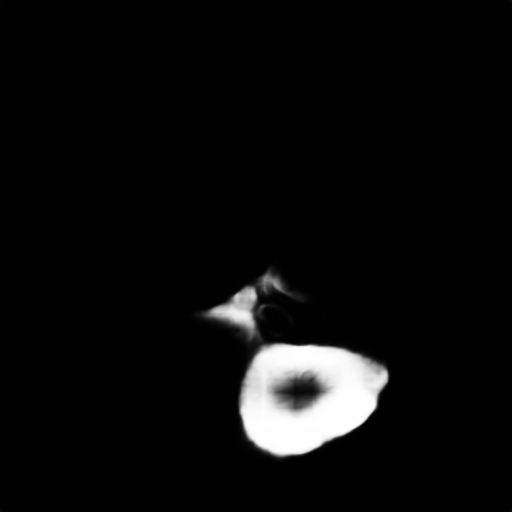
#> input picture 571.png, 512 x 512 px
$ python kmean_liver.py   (older library calls are emulated)
#> lines starting #> are read from the running program, lines starting #| are printed output that depends on the picture; after the words box and inside, x2 and y2 are one past the last pixel; in counts of white or black regions, pixels touching at a corner belong together
import numpy as np
import cv2
import matplotlib.pyplot as plt

def plot_demo(image):
    plt.hist(image.ravel(), 256, [0, 256])
    plt.show()

def image_hist(image):
    color = ('b', 'g', 'r')   #
    for i , color in enumerate(color):
        hist = cv2.calcHist([image], [i], None, [256], [0, 256])  #
        plt.plot(hist, color)
        plt.xlim([0, 256])
    plt.show()

img = cv2.imread("./571.png")
#> img is the input picture: shape (512, 512, 3); min 0, max 255, mean 11.8
#img = cv2.imread("./1.jpg")
#plot_demo(img)
#image_hist(img)

Z = img.reshape((-1,3))

# convert to np.float32
Z = np.float32(Z)

# define criteria, number of clusters(K) and apply kmeans()
criteria = (cv2.TERM_CRITERIA_EPS + cv2.TERM_CRITERIA_MAX_ITER, 10, 1.0)
K = 8  # classify color
ret,label,center=cv2.kmeans(Z,K,None,criteria,15,cv2.KMEANS_RANDOM_CENTERS)
#> ret = 6924052.9; center = [[129.5, 129.5, 129.5], [247, 247, 247], [191.9, 191.9, 191.9], [77.92, 77.92, 77.92], [0.0219, 0.0219, 0.0219], [42.57, 42.57, 42.57], [20.8, 20.8, 20.8], [7.44, 7.44, 7.44]]

# Now convert back into uint8, and make original image
center = np.uint8(center)
#> center = [[129, 129, 129], [247, 247, 247], [191, 191, 191], [77, 77, 77], [0, 0, 0], [42, 42, 42], [20, 20, 20], [7, 7, 7]]
res = center[label.flatten()]
res2 = res.reshape((img.shape))

ret, res3_bone = cv2.threshold(img,220,225,cv2.THRESH_BINARY)
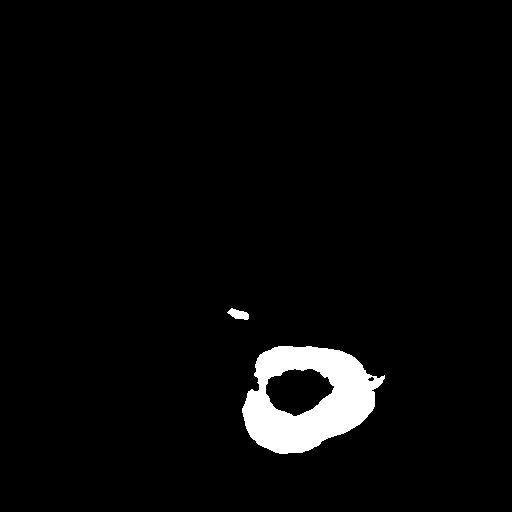
#> res3_bone: shape (512, 512, 3); values 0 (black) and 225 (white), 3.4% white; 2 white regions, box (x1, y1, x2, y2) and area: (242, 346, 385, 454) 8838, (227, 308, 249, 320) 161
res4_boneReduce = (res3_bone-res2)
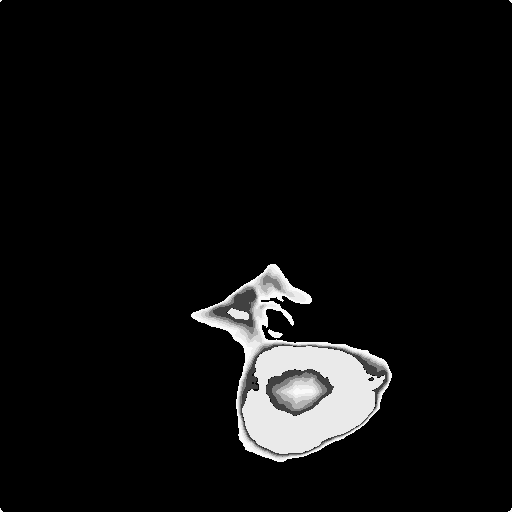
#> res4_boneReduce: shape (512, 512, 3); min 0, max 249, mean 14.3

#select the specific region you want to mask
ret, res4_boneReduce_threshold = cv2.threshold(res4_boneReduce,115,0,cv2.THRESH_TOZERO_INV)
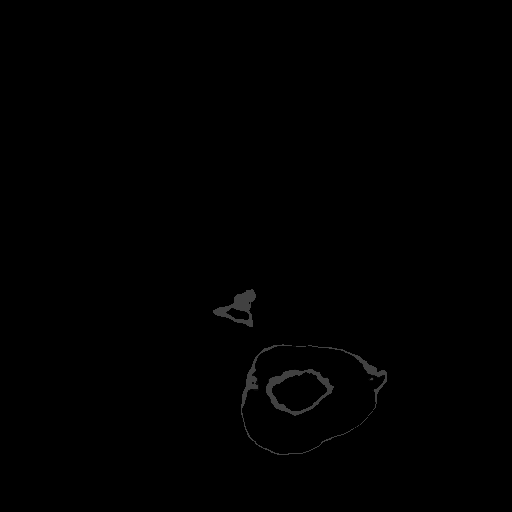
#> res4_boneReduce_threshold: shape (512, 512, 3); min 0, max 65, mean 0.6
ret, res4_boneReduce_threshold = cv2.threshold(res4_boneReduce_threshold,65,255,cv2.THRESH_BINARY)
#> res4_boneReduce_threshold: shape (512, 512, 3); every value is 0
cv2.imshow("x",res4_boneReduce_threshold)
cv2.waitKey(0)

#copy the data
res4_temp = np.zeros(res4_boneReduce_threshold.shape,np.uint8)
res4_temp = res4_boneReduce_threshold.copy()
gray = cv2.cvtColor(res4_temp, cv2.COLOR_BGR2GRAY)
#> gray: shape (512, 512); every value is 0
#copy the gray image because function
gray_temp = gray.copy()
#findContours will change the imput image into another

ret, contours, ret_hierarchy = cv2.findContours(gray_temp, cv2.RETR_TREE, cv2.CHAIN_APPROX_NONE)
#> contours = []; ret_hierarchy = None

#show the contours of the imput image
cv2.drawContours(res4_temp, contours, -1, (0, 255, 255), 1)

#find the max area of all the contours and fill it with 0
area = []

for i in range(len(contours)):
    area.append(cv2.contourArea(contours[i]))
#> this loop made 0 passes
#> after the loop, area = []

#> (the run stopped early here; a loop or call above may not have finished)

$ run again, with 1.jpg saved as 571.png
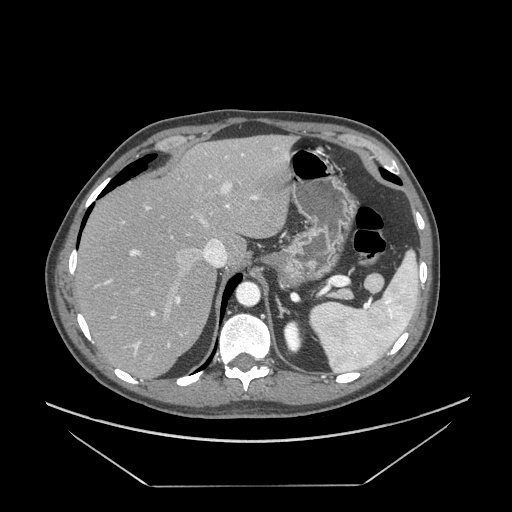
#> input picture 1.jpg, 512 x 512 px
#> img is the input picture: shape (512, 512, 3); min 0, max 255, mean 52.5
#> `ret,label,center=cv2.kmeans(Z,K,None,criteria,15,cv2.KMEANS_RANDOM_CEN..`: ret = 46058209; center = [[130.5, 130.5, 130.5], [222.7, 222.7, 222.7], [164.9, 164.9, 164.9], [86.05, 86.05, 86.05], [0.0607, 0.0607, 0.0607], [60.07, 60.07, 60.07], [41.21, 41.21, 41.21], [14.03, 14.03, 14.03]]
#> `center = np.uint8(center)`: center = [[130, 130, 130], [222, 222, 222], [164, 164, 164], [86, 86, 86], [0, 0, 0], [60, 60, 60], [41, 41, 41], [14, 14, 14]]
#> res3_bone: shape (512, 512, 3); values 0 (black) and 225 (white), 1.9% white; 200 white regions (179 under 20 px), largest, box (x1, y1, x2, y2) and area: (220, 314, 270, 364) 1673, (225, 366, 269, 391) 446, (237, 282, 260, 305) 371
#> contours = 2540 contours, 2487 with area under 20; largest, box (x1, y1, x2, y2) and area: (68, 135, 300, 384) 31754, (279, 177, 356, 284) 2313, (291, 231, 332, 274) 764, (338, 134, 401, 187) 695, (368, 249, 425, 370) 482; ret_hierarchy = 2540 rows, first 6: [1, -1, -1, -1], [2, 0, -1, -1], [3, 1, -1, -1], [4, 2, -1, -1], [5, 3, -1, -1], [6, 4, -1, -1]
#> `cv2.drawContours(res4_temp, contours, -1, (0, 255, 255), 1)`:
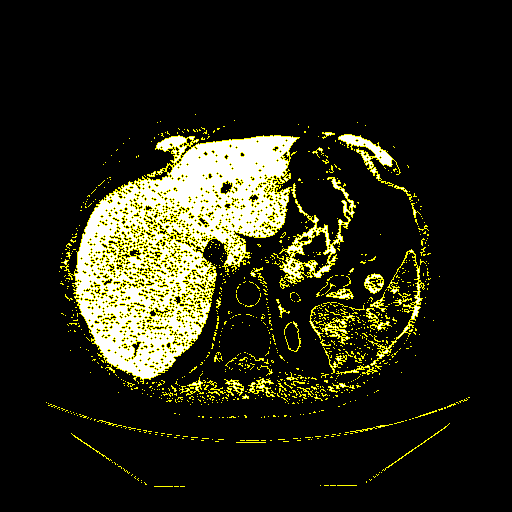
#> res4_temp: shape (512, 512, 3); mean B, G, R 21.9, 37.7, 37.7
#> after the loop `for i in range(len(contours)):`: area = 2540 values, max 31754.5 at index 1088, min 0 at index 0, mean 17.9
#> max_idx = 1088
#> im_th: shape (512, 512); 99.5% white; black in thin lines or dots, all inside (x1, y1, x2, y2) = (68, 135, 300, 384)
#> out_put_liverMask: shape (512, 512); 11.9% white; 8 white regions (7 under 20 px), largest, box (x1, y1, x2, y2) and area: (75, 136, 297, 379) 31135
#> `Result = out_put|img_512_512_1`:
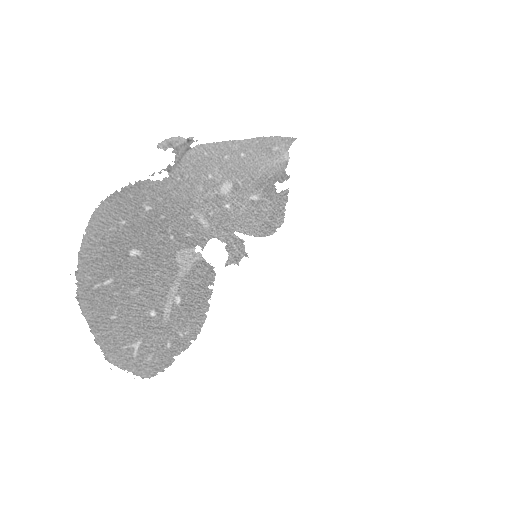
#> Result: shape (512, 512); min 99, max 255, mean 244.1

$ run again, with 194.png copied over 571.png
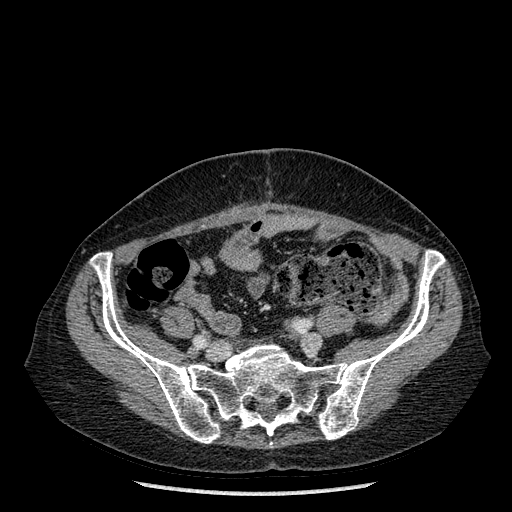
#> input picture 194.png, 512 x 512 px
#> img is the input picture: shape (512, 512, 3); min 0, max 255, mean 36.9
#> `ret,label,center=cv2.kmeans(Z,K,None,criteria,15,cv2.KMEANS_RANDOM_CEN..`: ret = 39658381.2; center = [[117.4, 117.4, 117.4], [239.8, 239.8, 239.8], [157.6, 157.6, 157.6], [78.04, 78.04, 78.04], [0.054, 0.054, 0.054], [46.49, 46.49, 46.49], [27.56, 27.56, 27.56], [13.64, 13.64, 13.64]]
#> `center = np.uint8(center)`: center = [[117, 117, 117], [239, 239, 239], [157, 157, 157], [78, 78, 78], [0, 0, 0], [46, 46, 46], [27, 27, 27], [13, 13, 13]]
#> res3_bone: shape (512, 512, 3); values 0 (black) and 225 (white), 2.2% white; 120 white regions (107 under 20 px), largest, box (x1, y1, x2, y2) and area: (319, 250, 445, 440) 1884, (91, 253, 219, 443) 1633, (212, 394, 318, 436) 731
#> contours = 1568 contours, 1496 with area under 20; largest, box (x1, y1, x2, y2) and area: (230, 356, 307, 404) 1538, (323, 361, 372, 433) 843, (140, 354, 209, 422) 721, (187, 330, 233, 362) 564, (257, 208, 316, 238) 562; ret_hierarchy = 1568 rows, first 6: [1, -1, -1, -1], [2, 0, -1, -1], [3, 1, -1, -1], [4, 2, -1, -1], [5, 3, -1, -1], [6, 4, -1, -1]
#> `cv2.drawContours(res4_temp, contours, -1, (0, 255, 255), 1)`:
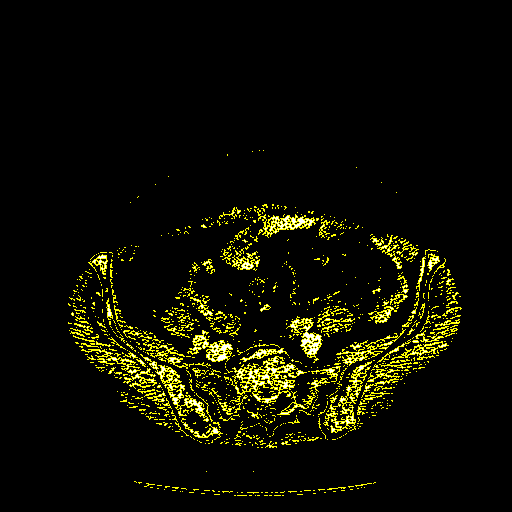
#> res4_temp: shape (512, 512, 3); mean B, G, R 2.1, 14.8, 14.8
#> after the loop `for i in range(len(contours)):`: area = 1568 values, max 1538.5 at index 542, min 0 at index 0, mean 8.1
#> max_idx = 542
#> im_th: shape (512, 512); 99.8% white; black in thin lines or dots, all inside (x1, y1, x2, y2) = (230, 356, 307, 404)
#> `cv2.floodFill(out_put, mask, (0,0), 255)`:
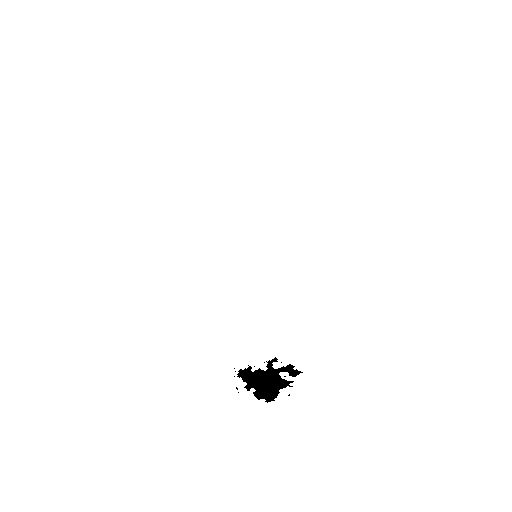
#> out_put: shape (512, 512); 99.5% white; 11 black regions (10 under 20 px), largest, box (x1, y1, x2, y2) and area: (237, 357, 303, 403) 1324

$ run again, with 345.png copied over 571.png
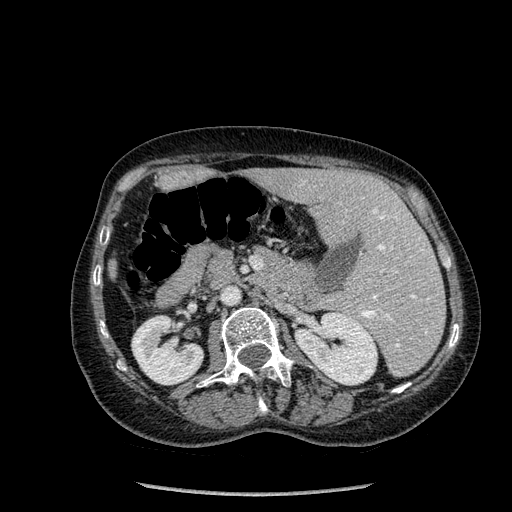
#> input picture 345.png, 512 x 512 px
#> img is the input picture: shape (512, 512, 3); min 0, max 255, mean 41.1
#> `ret,label,center=cv2.kmeans(Z,K,None,criteria,15,cv2.KMEANS_RANDOM_CEN..`: ret = 42303061.3; center = [[121.3, 121.3, 121.3], [212.2, 212.2, 212.2], [162.8, 162.8, 162.8], [79.31, 79.31, 79.31], [0.0381, 0.0381, 0.0381], [46.03, 46.03, 46.03], [26.17, 26.17, 26.17], [12.91, 12.91, 12.91]]
#> `center = np.uint8(center)`: center = [[121, 121, 121], [212, 212, 212], [162, 162, 162], [79, 79, 79], [0, 0, 0], [46, 46, 46], [26, 26, 26], [12, 12, 12]]
#> res3_bone: shape (512, 512, 3); values 0 (black) and 225 (white), 1% white; 334 white regions (323 under 20 px), largest, box (x1, y1, x2, y2) and area: (197, 308, 293, 387) 1235, (450, 324, 459, 347) 76, (392, 383, 411, 393) 67
#> contours = 2588 contours, 2512 with area under 20; largest, box (x1, y1, x2, y2) and area: (243, 167, 446, 377) 20350, (157, 244, 207, 307) 834, (225, 310, 272, 345) 644, (155, 166, 216, 190) 582, (206, 250, 235, 306) 502; ret_hierarchy = 2588 rows, first 6: [1, -1, -1, -1], [4, 0, 2, -1], [3, -1, -1, 1], [-1, 2, -1, 1], [5, 1, -1, -1], [9, 4, 6, -1]
#> `cv2.drawContours(res4_temp, contours, -1, (0, 255, 255), 1)`:
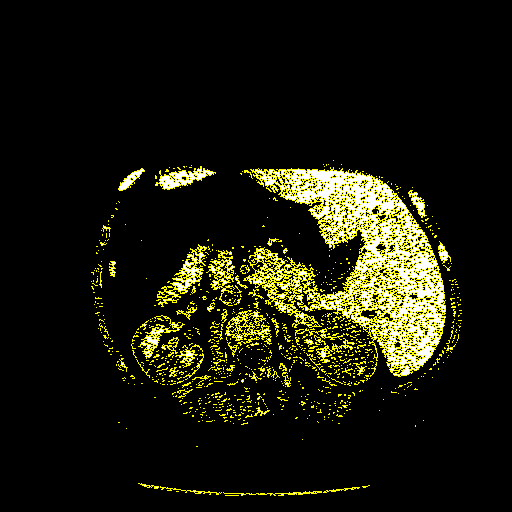
#> res4_temp: shape (512, 512, 3); mean B, G, R 9.9, 25.8, 25.8
#> after the loop `for i in range(len(contours)):`: area = 2588 values, max 20349.5 at index 1123, min 0 at index 0, mean 13.07
#> max_idx = 1123
#> im_th: shape (512, 512); 99.4% white; black in thin lines or dots, all inside (x1, y1, x2, y2) = (243, 167, 446, 377)
#> out_put_liverMask: shape (512, 512); 7.5% white; 12 white regions (10 under 20 px), largest, box (x1, y1, x2, y2) and area: (255, 169, 445, 376) 17360, (245, 249, 319, 327) 2213
#> `Result = out_put|img_512_512_1`:
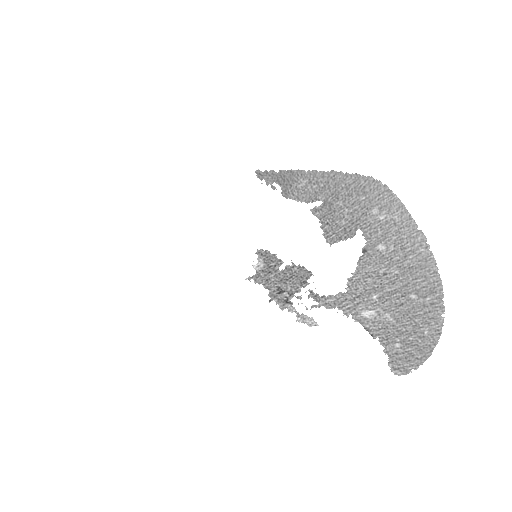
#> Result: shape (512, 512); min 70, max 255, mean 248.2
